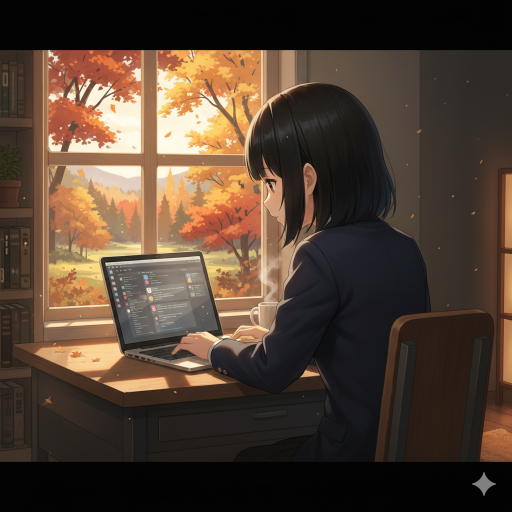
#> input picture data/img_large/Gemini_Generated_Image_nrp240nrp240nrp2.png, 1024 x 1024 px (shown at 1/2 size)
$ python trim.py
#> lines starting #> are read from the running program, lines starting #| are printed output that depends on the picture
from PIL import Image

def crop_image(img, x, y, width, height):
    box = (x, y, x + width, y + height)
    return img.crop(box)

def resize_image(img, width, height):
    size = (width, height)
    return img.resize(size)

base_image = 'Gemini_Generated_Image_nrp240nrp240nrp2.png'
img = Image.open(base_image);
#> img is the input picture: PIL image 1024x1024 RGB; mean R, G, B 80.5, 63.1, 49.7
print(f"{img.size}")
#| (1024, 1024)

img = crop_image(img, 0, 216, 928, 522)
#> in crop_image, `return img.crop(box)`:
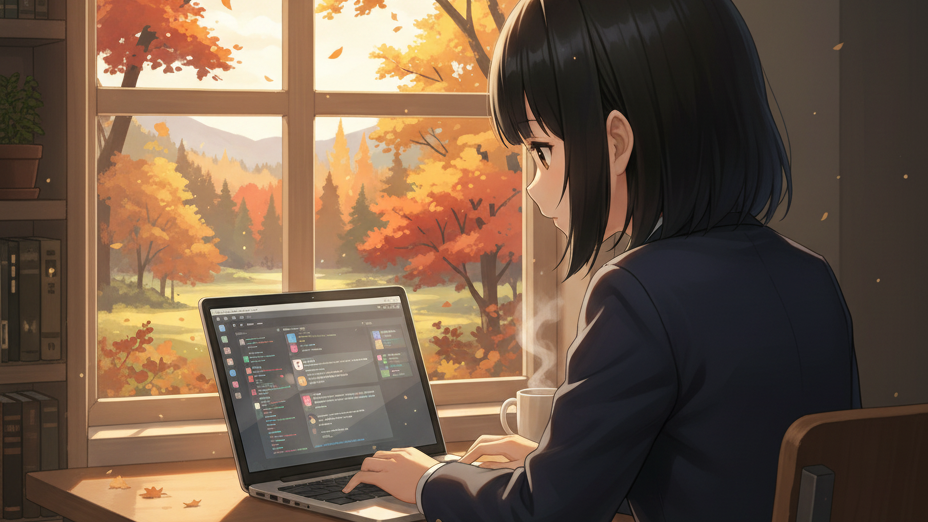
#> returned value: PIL image 928x522 RGB; mean R, G, B 113.3, 90.4, 71.7
print(f"{img.size}")
#| (928, 522)

#img = resize_image(img, 800, 450)
#print(f"{img.size}")

img.save("shuubun.jpg")
